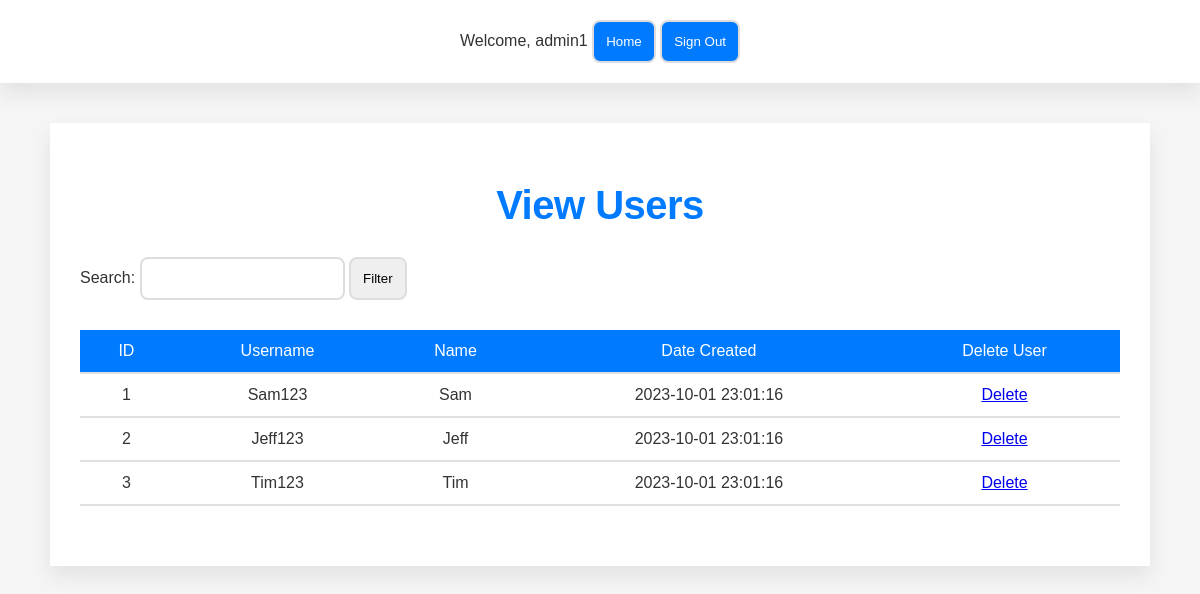
Page /www/admin/view_users.php (signed in) on the committed database.
### tables this page shows
CREATE TABLE `User` (
  `userId` int NOT NULL AUTO_INCREMENT,
  `name` varchar(255) NOT NULL,
  `username` varchar(255) DEFAULT NULL,
  `password` varchar(255) NOT NULL,
  `role` enum('user','admin') DEFAULT 'user',
  `createdDate` datetime DEFAULT CURRENT_TIMESTAMP,
  PRIMARY KEY (`userId`),
  UNIQUE KEY `username` (`username`)
);

### www/admin/view_users.php (the view, shortened to what this page needs)
<?php
$conn = new mysqli($servername, $dbusername, $dbpassword, $dbname);
$filter = "";
$sql = "SELECT * FROM User WHERE role = 'user'";
$result = $conn->query($sql);
?>
<html>
<head>
    <link rel="stylesheet" type="text/css" href="../common/style/style.css">
</head>
<body>
    <header>
        <?php include '../common/navbar.php'; ?>
    </header>
    <main>
        <h1>View Users</h1>
        <form action="view_users.php" method="POST">
            <div>
                Search: <input type="text" name="filter" value="<?php echo $filter; ?>" />
                <input type="submit" value="Filter" />
            </div>
        </form>
        <table>
            <tr>
                <th>ID</th>
                <th>Username</th>
                <th>Name</th>
                <th>Date Created</th>
                <th>Delete User</th>
            </tr>
            <?php
            if ($result->num_rows > 0) {
                while ($row = $result->fetch_assoc()) {
                    echo "<tr>";
                    echo "<td>" . $row["userId"] . "</td>";
                    echo "<td>" . $row["username"] . "</td>";
                    echo "<td>" . $row["name"] . "</td>";
                    echo "<td>" . $row["createdDate"] . "</td>";
                    echo "<td><a href='delete_user.php?userId=".$row["userId"]."'>Delete</a></td>";
                    echo "</tr>";
                }
            } else {
                echo "0 results";
            }
            ?>
        </table>
    </main>
</body>
</html>

### www/common/style/style.css (style rules this page uses)
:root { --main-blue: #007BFF; --hover-blue: #0056b3; --soft-gray: #F5F5F5; --text-gray: #333; --border-gray: #E0E0E0; --input-border-gray: #DDD; --transition-speed: 0.3s; }
* { box-sizing: border-box; margin: 0; padding: 0; font-family: 'Poppins', sans-serif; }
body { background-color: var(--soft-gray); color: var(--text-gray); line-height: 1.6; font-size: 16px; }
main { max-width: 1100px; margin: 40px auto; padding: 30px; background-color: #FFF; box-shadow: 0 10px 20px rgba(0, 0, 0, 0.08); }
h1 { text-align: center; padding: 20px 0; font-size: 2.5em; color: var(--main-blue); font-weight: 600; letter-spacing: -0.5px; }
header { background-color: #FFF; box-shadow: 0 10px 20px rgba(0, 0, 0, 0.08); padding: 20px 0; text-align: center; }
table { width: 100%; margin: 30px 0; border-collapse: collapse; }
td, th { padding: 12px 15px; border-bottom: 2px solid var(--border-gray); text-align: center; }
th { background-color: var(--main-blue); color: #FFF; font-weight: 500; }
form, form.div { display: grid; grid-template-columns: max-content 1fr; grid-gap: 20px 1em; text-align: center; margin: auto; }
input, button, select, textarea, .delete-button { grid-column: 2 / 3; padding: 12px; border: 2px solid var(--input-border-gray); border-radius: 8px; transition: border-color var(--transition-speed); }

### rows in the picture
user: userId "1", username "Sam123", name "Sam", createdDate "2023-10-01 23:01:16"
user: userId "2", username "Jeff123", name "Jeff", createdDate "2023-10-01 23:01:16"
user: userId "3", username "Tim123", name "Tim", createdDate "2023-10-01 23:01:16"

### other values in the picture
$_SESSION['username'] "admin1"
